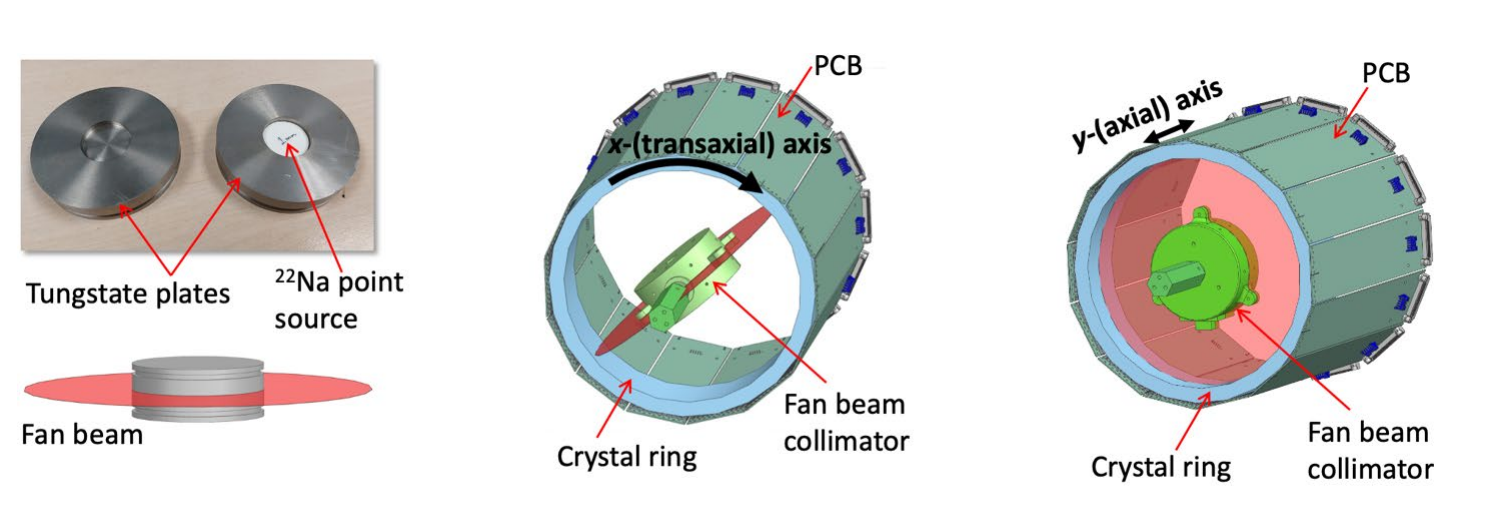
#> input picture videos/calib/assets/db_fanbeam.png, 1500 x 505 px
$ python -i figgrid.py   (imports and definitions only)
#> lines starting #> are read from the running program, lines starting #| are printed output that depends on the picture
"""A reused figure with a fraction grid on it, so a frame or a pointer is placed by reading numbers, not by eye.

    pixi exec -s pillow python tools/figgrid.py <video>/assets/fig2.png [step]

Writes <png>_grid.png beside it (step 0.05 by default: a thin line every 5%, a labelled one every 10%). Open it, read
the fractions of the region off the grid, and put them in the plan note: fig_box(card, x0, y0, x1, y1), with (0, 0)
the top left. A level on a plot (a threshold line, a peak) is read the same way and handed to the writer
(pet_entangled: writers measured Fig. 2's 1.63 line themselves, and two frames were placed by eye).
"""
import sys
from pathlib import Path

from PIL import Image, ImageDraw


def grid(path, step=0.05):
#> called with path = '../videos/calib/assets/db_fanbeam.png', step = 0.05
    im = Image.open(path).convert("RGB")
#> im is the input picture: PIL image 1500x505 RGB; mean R, G, B 217.1, 217.6, 215
    w, h = im.size
#> w = 1500; h = 505
    over = Image.new("RGBA", im.size, (0, 0, 0, 0))
#> over: PIL image 1500x505 RGBA; every value is 0
    d = ImageDraw.Draw(over)
    n = round(1 / step)
    for k in range(1, n):
        f = k * step
        major = round(f * 100) % 10 == 0
        col = (230, 0, 120, 200) if major else (0, 150, 230, 110)
        wd = 2 if major else 1
        d.line([(f * w, 0), (f * w, h)], fill=col, width=wd)
        d.line([(0, f * h), (w, f * h)], fill=col, width=wd)
        if major:
            t = f"{f:.1f}"
            for xy in ((f * w + 3, 2), (f * w + 3, h - 14), (2, f * h + 1), (w - 26, f * h + 1)):
                d.rectangle([xy[0] - 1, xy[1] - 1, xy[0] + 22, xy[1] + 11], fill=(255, 255, 255, 220))
                d.text(xy, t, fill=(200, 0, 100, 255))
    out = Path(path).with_name(Path(path).stem + "_grid.png")
    Image.alpha_composite(im.convert("RGBA"), over).convert("RGB").save(out)
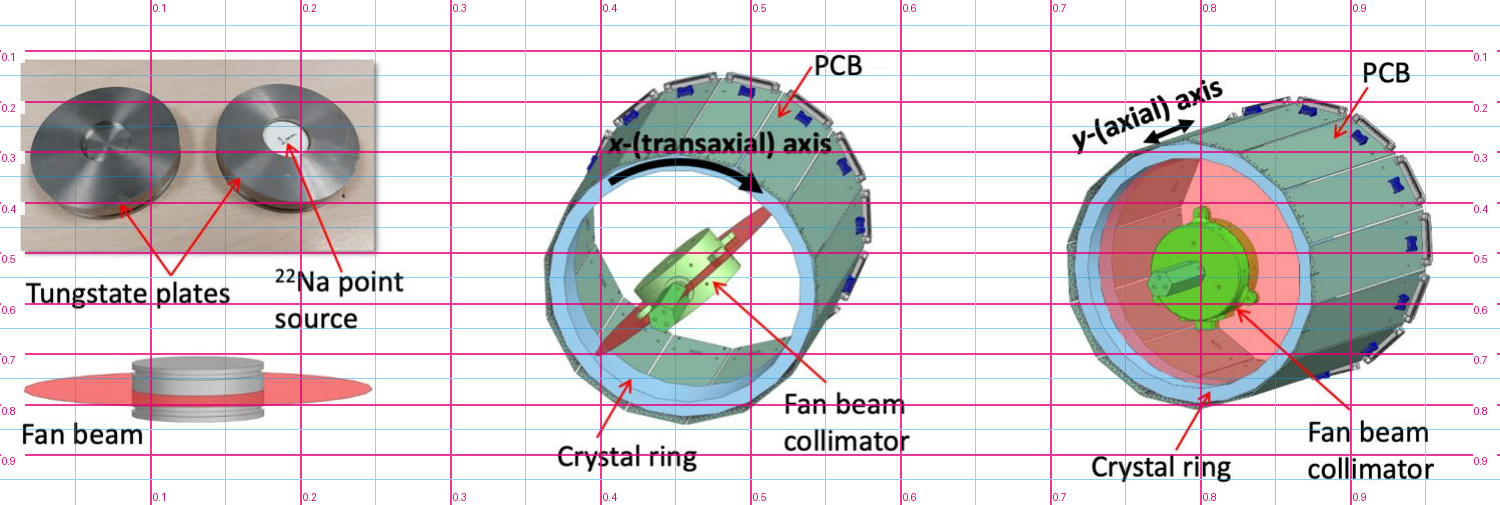
#> saved as db_fanbeam_grid.png: PIL image 1500x505 RGB; mean R, G, B 215.2, 208.8, 211.7
    return out


# [4 lines not run here, left out]

>>> result = grid('../videos/calib/assets/db_fanbeam.png')
